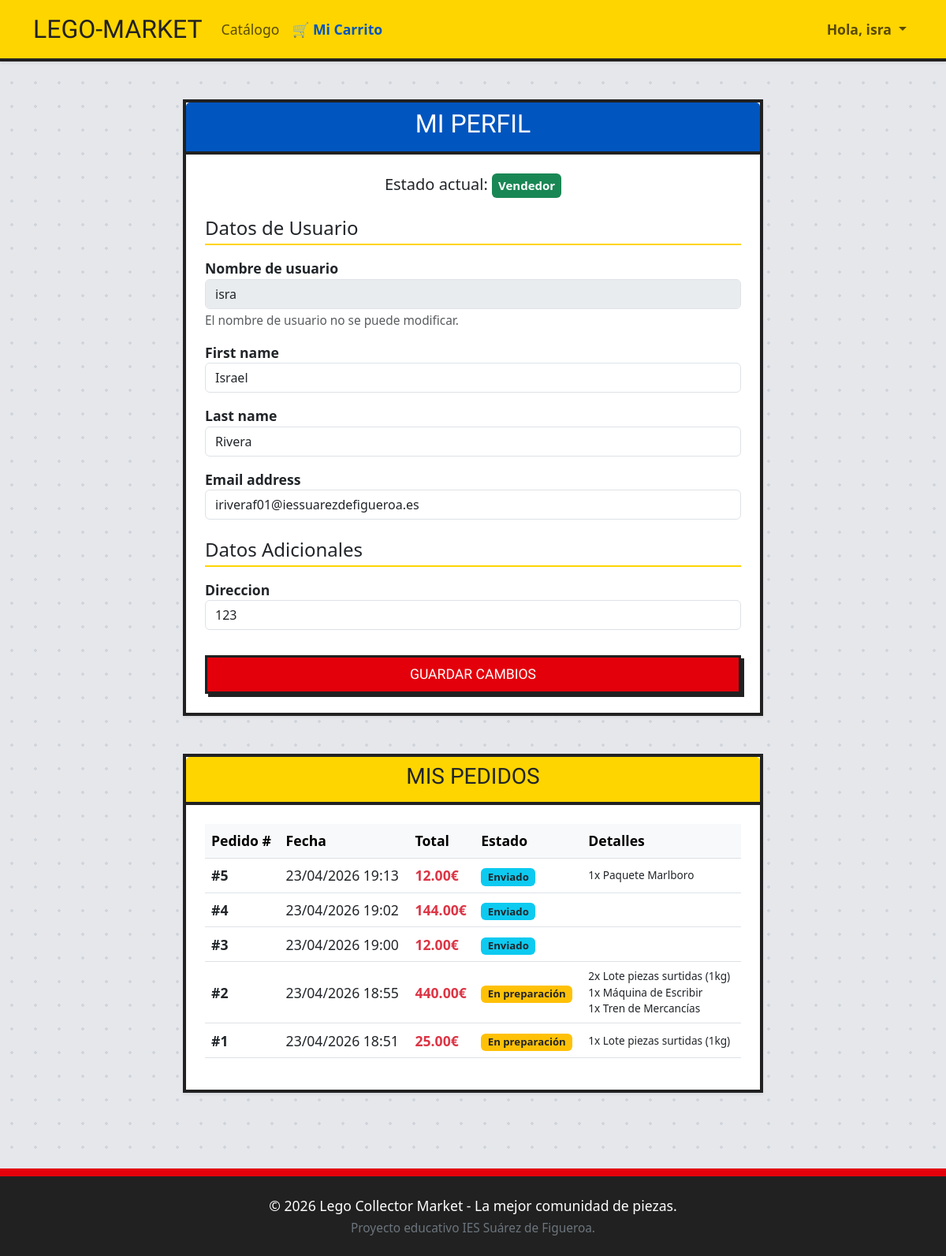
The app's page /perfil/ (signed in) with its own data.
### shop/models.py (models this page shows, shortened)
class Profile(models.Model):
    user = models.OneToOneField(User, on_delete=models.CASCADE, related_name='profile')
    es_vendedor = models.BooleanField(default=False)
    solicita_vendedor = models.BooleanField(default=False, verbose_name="Solicita ser vendedor")
    direccion = models.CharField(max_length=255, blank=True, null=True)

class Order(models.Model):
    ESTADO_CHOICES = [
        ('PREPARACION', 'En preparación'),
        ('ENVIADO', 'Enviado'),
        ('ENTREGADO', 'Entregado'),
    ]
    user = models.ForeignKey(User, on_delete=models.CASCADE, related_name='pedidos')
    fecha = models.DateTimeField(auto_now_add=True)
    direccion_entrega = models.CharField(max_length=255)
    estado = models.CharField(max_length=20, choices=ESTADO_CHOICES, default='PREPARACION')
    total = models.DecimalField(max_digits=10, decimal_places=2, default=0)

class OrderItem(models.Model):
    order = models.ForeignKey(Order, on_delete=models.CASCADE, related_name='items')
    product = models.ForeignKey(Product, on_delete=models.CASCADE)
    cantidad = models.PositiveIntegerField(default=1)
    precio_unitario = models.DecimalField(max_digits=10, decimal_places=2)

class Product(models.Model):
    ESTADO_CHOICES = [
        ('NUEVO', 'Nuevo / Sellado'),
        ('COMPLETO', 'Abierto / Completo'),
        ('INCOMPLETO', 'Incompleto'),
        ('PIEZAS', 'Solo piezas'),
    ]
    vendedor = models.ForeignKey(User, on_delete=models.CASCADE, related_name='productos')
    categoria = models.ForeignKey(Category, on_delete=models.CASCADE, related_name='productos')
    nombre = models.CharField(max_length=200)
    descripcion = models.TextField()
    precio = models.DecimalField(max_digits=10, decimal_places=2)
    cantidad = models.PositiveIntegerField(default=1)
    estado = models.CharField(
        max_length=15,
        choices=ESTADO_CHOICES,
        default='NUEVO'
    )
    imagen = models.ImageField(upload_to='productos/', blank=True, null=True)

### shop/views.py (the view)
# urls.py: path('perfil/', view=views.perfil, name='perfil'),
@login_required
def perfil(request):
    if request.method == 'POST':
        user_form = UserUpdateForm(request.POST, instance=request.user)
        profile_form = ProfileUpdateForm(request.POST, instance=request.user.profile)
        if user_form.is_valid() and profile_form.is_valid():
            user_form.save()
            profile_form.save()
            return redirect('perfil')
    else:
        user_form = UserUpdateForm(instance=request.user)
        profile_form = ProfileUpdateForm(instance=request.user.profile)
    pedidos = request.user.pedidos.all().order_by('-fecha')
    context = {
        'user_form': user_form,
        'profile_form': profile_form,
        'pedidos': pedidos
    }
    return render(request, 'shop/perfil.html', context)

### shop/forms.py
class UserUpdateForm(forms.ModelForm):
    class Meta:
        model = User
        fields = ['first_name', 'last_name', 'email']
        widgets = {
            'first_name': forms.TextInput(attrs={'class': 'form-control', 'placeholder': 'Nombre'}),
            'last_name': forms.TextInput(attrs={'class': 'form-control', 'placeholder': 'Apellidos'}),
            'email': forms.EmailInput(attrs={'class': 'form-control', 'placeholder': 'Email'}),
        }

class ProfileUpdateForm(forms.ModelForm):
    class Meta:
        model = Profile
        fields = ['direccion', 'solicita_vendedor']
        widgets = {
            'direccion': forms.TextInput(attrs={'class': 'form-control', 'placeholder': 'Dirección'}),
            'solicita_vendedor': forms.CheckboxInput(attrs={'class': 'form-check-input'}),
        }
        labels = {
            'solicita_vendedor': 'Solicito ser vendedor'
        }

### shop/context_processors.py (called while the page is built)
def cart_counter(request):
    cart = request.session.get('cart', {})
    count = sum(cart.values())
    return {'cart_count': count}

### shop/templates/shop/perfil.html (shortened to what this page needs)
{% extends "shop/base.html" %}
{% block content %}
<div class="container mt-5 mb-5">
    <div class="row justify-content-center">
        <div class="col-md-8">
            <div class="card shadow-sm" style="border: 4px solid var(--lego-black); border-radius: 0;">
                <div class="card-header text-center" style="background-color: var(--lego-blue); border-bottom: 4px solid var(--lego-black); color: white;">
                    <h2 style="font-family: 'Bungee', cursive;">MI PERFIL</h2>
                </div>
                <div class="card-body p-4">
                    <div class="mb-4 text-center">
                        <h5>
                            Estado actual:
                            {% if user.profile.es_vendedor %}
                                <span class="badge bg-success p-2">Vendedor</span>
                            {% else %}
                                <span class="badge bg-secondary p-2">Comprador</span>
                            {% endif %}
                        </h5>
                    </div>
                    <form method="post">
                        <div class="mb-4">
                            <h4 class="mb-3" style="border-bottom: 2px solid var(--lego-yellow); padding-bottom: 5px;">Datos de Usuario</h4>
                            <div class="mb-3">
                                <label class="fw-bold">Nombre de usuario</label>
                                <input type="text" class="form-control" value="{{ user.username }}" disabled>
                                <small class="text-muted">El nombre de usuario no se puede modificar.</small>
                            </div>
                            {% for field in user_form %}
                                <div class="mb-3">
                                    <label class="fw-bold">{{ field.label }}</label>
                                    {{ field }}
                                </div>
                            {% endfor %}
                        </div>
                        <div class="mb-4">
                            <h4 class="mb-3 mt-4" style="border-bottom: 2px solid var(--lego-yellow); padding-bottom: 5px;">Datos Adicionales</h4>
                            {% for field in profile_form %}
                                {% if field.name == 'solicita_vendedor' %}
                                    {% if not user.profile.es_vendedor %}
                                        <div class="mb-3 form-check mt-3 p-3" style="background-color: #f8f9fa; border: 2px dashed var(--lego-blue);">
                                            {{ field }}
                                            <label class="form-check-label fw-bold" for="{{ field.id_for_label }}">
                                                {{ field.label }}
                                            </label>
                                            <p class="text-muted mt-1 mb-0" style="font-size: 0.9rem;">Marca esta casilla si deseas solicitar permisos para vender tus piezas y sets de Lego. Un administrador deberá aprobar tu solicitud.</p>
                                        </div>
                                    {% endif %}
                                {% else %}
                                    <div class="mb-3">
                                        <label class="fw-bold">{{ field.label }}</label>
                                        {{ field }}
                                    </div>
                                {% endif %}
                            {% endfor %}
                        </div>
                        <button type="submit" class="btn-lego-red w-100 mt-2">GUARDAR CAMBIOS</button>
                    </form>
                </div>
            </div>
            <div class="card shadow-sm mt-5 mb-5" style="border: 4px solid var(--lego-black); border-radius: 0;">
                <div class="card-header text-center" style="background-color: var(--lego-yellow); border-bottom: 4px solid var(--lego-black);">
                    <h3 style="font-family: 'Bungee', cursive;">MIS PEDIDOS</h3>
                </div>
                <div class="card-body p-4 bg-white">
                    {% if pedidos %}
                        <div class="table-responsive">
                            <table class="table table-hover align-middle">
                                <thead class="table-light">
                                    <tr>
                                        <th>Pedido #</th>
                                        <th>Fecha</th>
                                        <th>Total</th>
                                        <th>Estado</th>
                                        <th>Detalles</th>
                                    </tr>
                                </thead>
                                <tbody>
                                    {% for pedido in pedidos %}
                                        <tr>
                                            <td class="fw-bold">#{{ pedido.id }}</td>
                                            <td>{{ pedido.fecha|date:"d/m/Y H:i" }}</td>
                                            <td class="text-danger fw-bold">{{ pedido.total }}€</td>
                                            <td>
                                                {% if pedido.estado == 'PREPARACION' %}
                                                    <span class="badge bg-warning text-dark">En preparación</span>
                                                {% elif pedido.estado == 'ENVIADO' %}
                                                    <span class="badge bg-info text-dark">Enviado</span>
                                                {% elif pedido.estado == 'ENTREGADO' %}
                                                    <span class="badge bg-success">Entregado</span>
                                                {% endif %}
                                            </td>
                                            <td>
                                                <ul class="list-unstyled mb-0" style="font-size: 0.85rem;">
                                                    {% for item in pedido.items.all %}
                                                        <li>{{ item.cantidad }}x {{ item.product.nombre }}</li>
                                                    {% endfor %}
                                                </ul>
                                            </td>
                                        </tr>
                                    {% endfor %}
                                </tbody>
                            </table>
                        </div>
                    {% else %}
                        <div class="text-center py-4">
                            <p class="text-muted mb-0">Todavía no has realizado ninguna compra.</p>
                            <a href="{% url 'catalogo' %}" class="btn btn-outline-dark mt-2" style="border-radius: 0; border: 2px solid #000;">¡Ir a comprar!</a>
                        </div>
                    {% endif %}
                </div>
            </div>
        </div>
    </div>
</div>
{% endblock %}

### shop/templates/shop/base.html (shortened to what this page needs)
<!DOCTYPE html>
<html lang="es">
<head>
    <link href="https://cdn.jsdelivr.net/npm/bootstrap@5.3.0/dist/css/bootstrap.min.css" rel="stylesheet">
</head>
<body>
    <nav class="navbar navbar-expand-lg navbar-light shadow-sm sticky-top">
        <div class="container">
            <a class="navbar-brand" href="{% url 'index' %}">LEGO-MARKET</a>
            <div class="collapse navbar-collapse" id="navbarNav">
                <ul class="navbar-nav me-auto">
                    <li class="nav-item">
                        <a class="nav-link" href="{% url 'catalogo' %}">Catálogo</a>
                    </li>
                    {% if user.is_authenticated %}
                    <li class="nav-item">
                        <a class="nav-link fw-bold position-relative" href="{% url 'ver_carrito' %}"
                            style="color: var(--lego-blue) !important;">
                            🛒 Mi Carrito
                        </a>
                    </li>
                    {% endif %}
                </ul>
                <ul class="navbar-nav ms-auto">
                    {% if user.is_authenticated %}
                    <li class="nav-item dropdown">
                        <a class="nav-link dropdown-toggle fw-bold" href="#" id="userDrop" data-bs-toggle="dropdown">
                            Hola, {{ user.username }}
                        </a>
                    </li>
                    {% endif %}
                </ul>
            </div>
        </div>
    </nav>
    <main style="min-height: 80vh;">
        {% block content %}
        {% endblock %}
    </main>
    <footer class="py-4">
        <div class="container text-center">
            <p class="mb-0">© 2026 Lego Collector Market - La mejor comunidad de piezas.</p>
            <small class="text-secondary">Proyecto educativo IES Suárez de Figueroa.</small>
        </div>
    </footer>
</body>
</html>

### records on screen
Profile: profile_form "123"
Order: id "5", fecha "23/04/2026 19:13", total "12.00", estado "Enviado"
OrderItem: cantidad "1", product.nombre "Paquete Marlboro"
Order: id "4", fecha "23/04/2026 19:02", total "144.00", estado "Enviado"
Order: id "3", fecha "23/04/2026 19:00", total "12.00", estado "Enviado"
Order: id "2", fecha "23/04/2026 18:55", total "440.00", estado "En preparación"
OrderItem: cantidad "2", product.nombre "Lote piezas surtidas (1kg)"
OrderItem: cantidad "1", product.nombre "Máquina de Escribir"
OrderItem: cantidad "1", product.nombre "Tren de Mercancías"
Order: id "1", fecha "23/04/2026 18:51", total "25.00", estado "En preparación"
OrderItem: cantidad "1", product.nombre "Lote piezas surtidas (1kg)"

### other values on screen
{{ user.username }} "isra"
{{ field.label }} "First name" "Last name" "Email address"
{{ field.label }} "Direccion"
